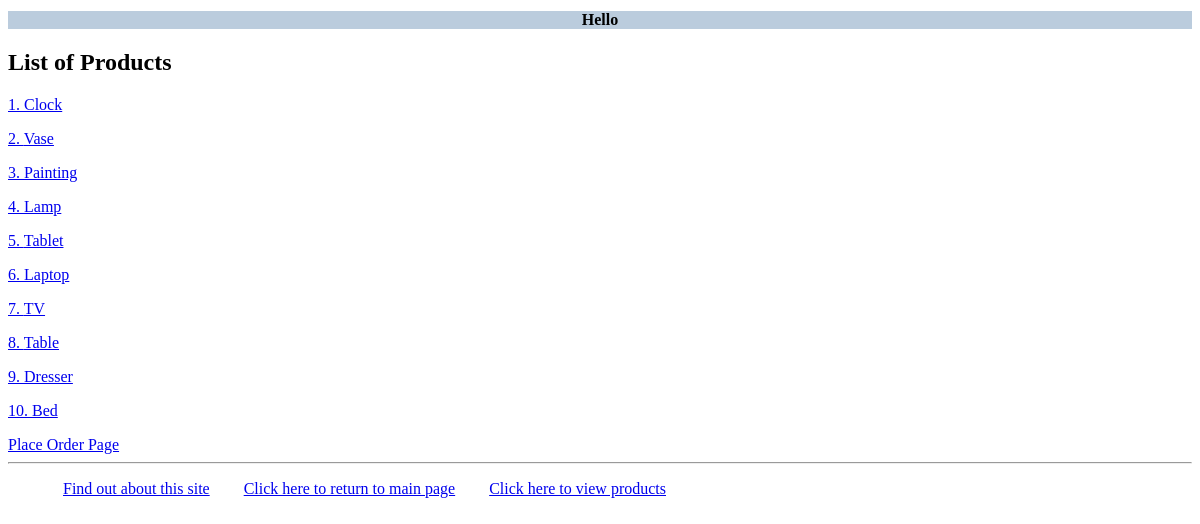
The page /myapp/products/ on the database its author committed.
### myapp/models.py (models this page shows, shortened)
class Product(models.Model):
    category = models.ForeignKey(Category, related_name='products',on_delete=models.CASCADE)
    name = models.CharField(max_length=200)
    price = models.DecimalField(max_digits=10, decimal_places=2)
    stock = models.PositiveIntegerField(default=100)
    available = models.BooleanField(default=True)
    description = models.TextField(blank=True, default='')
    interested = models.PositiveIntegerField(default=0)

### myapp/views.py (the view)
# urls.py: path(r'products/',views.products,name='products'),
def products(request):
    prodlist = Product.objects.all().order_by('id')[:10]
    return render(request,'myapp/products.html', {'prodlist': prodlist})

### myapp/templates/myapp/products.html (shortened to what this page needs)
<!DOCTYPE html>
<html lang="en">
<head>
</head>
<body>
{% extends 'myapp/base.html' %}
{% block body_block %}
    {% if prodlist %}
    <h2>List of Products</h2>
        {% for product  in prodlist %}
            <a href="/myapp/productdetail/{{ product.id }}"> <p> {{ product.id }}.   {{  product.name}} </p></a>
        {% endfor %}
{% else %}
    <strong>There are no available products!</strong>
{% endif %}
<a href="{% url 'myapp:place order'  %}">Place Order Page</a>
{% endblock %}

### rows shown on the page
Product: id "1", name "Clock"
Product: id "2", name "Vase"
Product: id "3", name "Painting"
Product: id "4", name "Lamp"
Product: id "5", name "Tablet"
Product: id "6", name "Laptop"
Product: id "7", name "TV"
Product: id "8", name "Table"
Product: id "9", name "Dresser"
Product: id "10", name "Bed"
